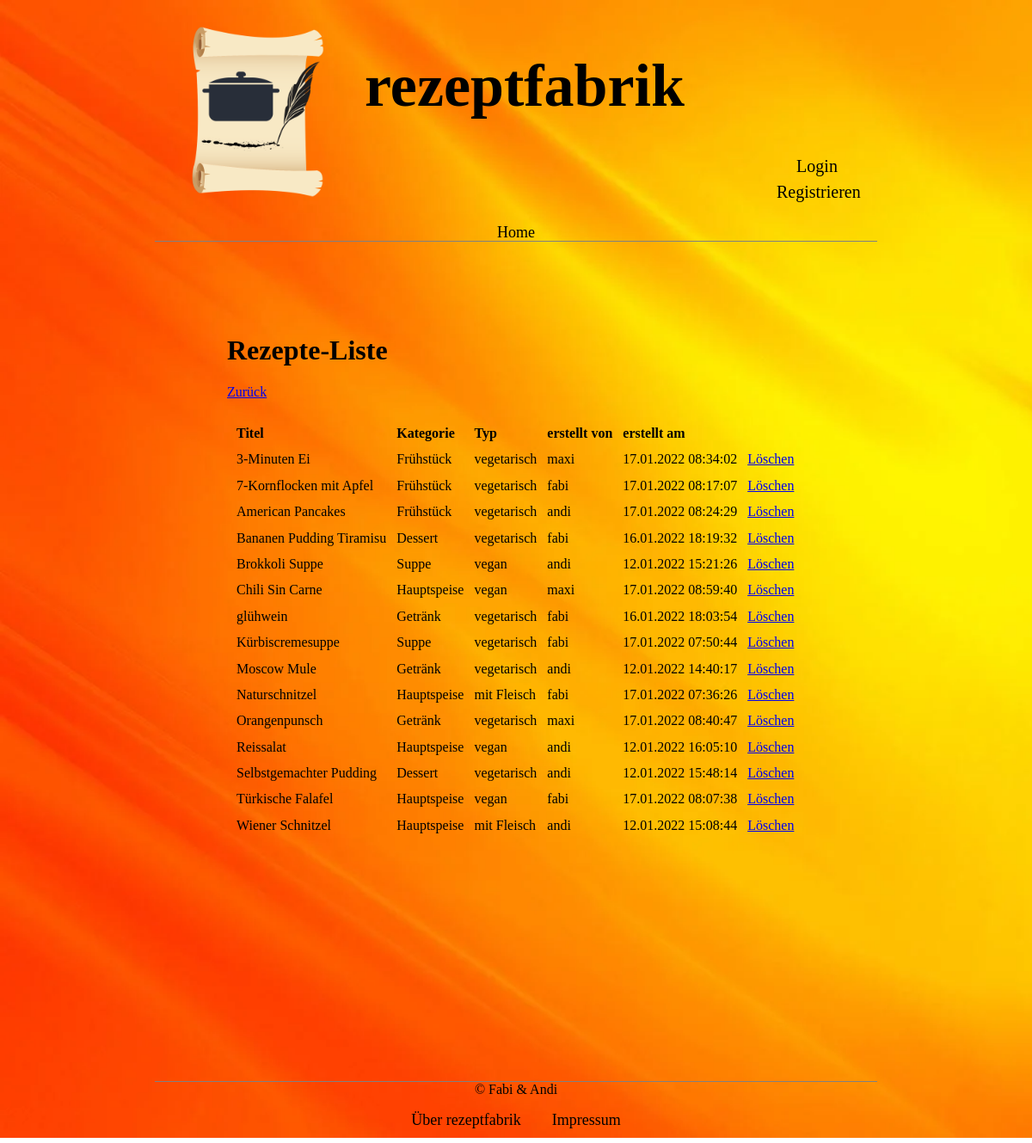
The page /admin.recipes.php on the database its author committed.
### tables this page shows
CREATE TABLE recipe
(
    id             INTEGER AUTO_INCREMENT,
    title          VARCHAR(30) NOT NULL,
    content        TEXT        NOT NULL,
    slug           VARCHAR(50) NOT NULL,
    user_id        INTEGER     NOT NULL,
    category_id    INTEGER     NOT NULL,
    type_id        INTEGER     NOT NULL,
    photo_url      TEXT,
    published_date DATETIME    NOT NULL,
    rating_count   INTEGER     NOT NULL,
    rating         FLOAT       NOT NULL,
    PRIMARY KEY (id),
    UNIQUE (title),
    UNIQUE (slug)
);

CREATE TABLE category
(
    id   INTEGER NOT NULL AUTO_INCREMENT,
    name VARCHAR(30),
    PRIMARY KEY (id)
);

CREATE TABLE type
(
    id   INTEGER NOT NULL AUTO_INCREMENT,
    name VARCHAR(30),
    PRIMARY KEY (id)
);

CREATE TABLE user
(
    id        INTEGER AUTO_INCREMENT,
    firstname VARCHAR(30)  NOT NULL,
    lastname  VARCHAR(30)  NOT NULL,
    user_name VARCHAR(30)  NOT NULL,
    email     VARCHAR(255) NOT NULL,
    password  TEXT         NOT NULL,
    PRIMARY KEY (id),
    UNIQUE KEY (user_name),
    UNIQUE KEY (email)
);

### inc/maininclude.php (called while the page is built, shortened)
<?php
require_once __DIR__ . '/../db/connection.php';
require_once __DIR__ . '/../manager/usermanager.php';
require_once __DIR__ . '/../manager/recipemanager.php';
require_once __DIR__ . '/../manager/measuringunitmanager.php';
require_once __DIR__ . '/../manager/categorymanager.php';
require_once __DIR__ . '/../manager/typemanager.php';
require_once __DIR__ . '/../manager/recipeingredientmanager.php';
$userManager = new UserManager($connection);
$ingredientManager = new IngredientManager($connection);
$measuringUnitManager = new MeasuringUnitManager($connection);
$recipeIngredientManager = new RecipeIngredientManager($connection);
$categoryManager = new CategoryManager($connection);
$typeManager = new TypeManager($connection);
$ratingManager = new RatingManager($connection);
$recipeManager = new RecipeManager($connection, $ingredientManager, $measuringUnitManager,
    $recipeIngredientManager, $userManager, $categoryManager, $typeManager, $ratingManager);

### manager/recipemanager.php (called while the page is built, shortened)
<?php
require_once __DIR__ . '/../inc/maininclude.php';
require_once __DIR__ . '/../model/category.php';
require_once __DIR__ . '/../model/recipe.php';
class RecipeManager
{
    private PDO $connection;
    private UserManager $userManager;
    private CategoryManager $categoryManager;
    private TypeManager $typeManager;
    public function __construct(PDO                     $connection,
                                IngredientManager       $ingredientManager,
                                MeasuringUnitManager    $measuringUnitManager,
                                RecipeIngredientManager $recipeIngredientManager,
                                UserManager             $userManager,
                                CategoryManager         $categoryManager,
                                TypeManager             $typeManager,
                                RatingManager           $ratingManager)
    {
        $this->connection = $connection;
        $this->userManager = $userManager;
        $this->categoryManager = $categoryManager;
        $this->typeManager = $typeManager;
    }
    function getRecipe(int $id): Recipe|bool
    {
        $result = $this->connection->query("
            SELECT r.id AS recipe_id, r.title, r.content, r.slug, r.user_id, r.photo_url, r.published_date,
                   r.rating, t.id AS type_id, t.name AS type_name, c.id AS category_id, c.name AS category_name,
                   rhihuom.amount AS amount, i.id AS ingredient_id, i.name AS ingredient_name, uom.id AS uom_id,
                   uom.name AS uom_name
            FROM recipe r
            INNER JOIN type t ON r.type_id = t.id
            INNER JOIN category c ON r.category_id = c.id
            INNER JOIN recipe_has_ingredient_has_unit_of_measurement rhihuom ON r.id = rhihuom.recipe_id
            INNER JOIN ingredient i ON rhihuom.ingredient_id = i.id
            INNER JOIN unit_of_measurement uom ON rhihuom.unit_of_measurement_id = uom.id
            WHERE r.id='$id'");
        $recipe_ingredients = [];
        if ($row = $result->fetch()) {
            $user = $this->userManager->getUserById($row['user_id']);
            $category = $this->categoryManager->getCategoryById($row['category_id']);
            $type = $this->typeManager->getTypeById($row['type_id']);
            $published_date = (DateTime::createFromFormat('Y-m-d H:i:s', $row['published_date']));
            $recipe = new Recipe(
                $row['recipe_id'], $row['title'], $row['content'], $row['slug'], $user, $category, $type,
                $row['photo_url'], $published_date, $row['rating'], $recipe_ingredients);
            do {
                $recipe_ingredients [] =
                    new Recipe_Ingredient($row['ingredient_name'], $row['uom_name'], $row['amount']);
            } while ($row = $result->fetch());
            $recipe->setRecipeIngredients($recipe_ingredients);
            return $recipe;
        }
        return false;
    }
    function getAllRecipes(): array
    {
        $recipes = [];
        $result = $this->connection->query('SELECT id FROM recipe');
        while ($row = $result->fetch()) {
            $recipes[] = $this->getRecipe($row['id']);
        }
        return $recipes;
    }
}

### manager/usermanager.php (called while the page is built, shortened)
<?php
require_once __DIR__ . '/../model/user.php';
class UserManager
{
    private PDO $conn;
    public function __construct(PDO $conn)
    {
        $this->conn = $conn;
    }
    function getUserById(int $id): User|bool
    {
        $ps = $this->conn->prepare('SELECT * FROM user WHERE id = :id');
        $ps->bindValue('id', $id);
        $ps->execute();
        if ($row = $ps->fetch()) {
            return new User($row['id'], $row['firstname'], $row['lastname'], $row['user_name'], $row['email'], $row['password']);
        }
        return false;
    }
}

### manager/categorymanager.php (called while the page is built, shortened)
<?php
require_once __DIR__ . '/../model/category.php';
class CategoryManager
{
    private PDO $conn;
    public function __construct(PDO $conn)
    {
        $this->conn = $conn;
    }
    function getCategoryById(int $id): Category
    {
        $result = $this->conn->query("SELECT * FROM category WHERE id='$id'");
        if ($row = $result->fetch()) {
            $category = new Category($row['id'], $row['name']);
        }
        return $category;
    }
}

### manager/typemanager.php (called while the page is built, shortened)
<?php
require_once __DIR__ . '/../model/type.php';
class TypeManager
{
    private PDO $conn;
    public function __construct(PDO $conn)
    {
        $this->conn = $conn;
    }
    function getTypeById($id): Type
    {
        $result = $this->conn->query("SELECT * FROM type WHERE id='$id'");
        if ($row = $result->fetch()) {
            $type = new Type($row['id'], $row['name']);
        }
        return $type;
    }
}

### model/recipe.php (called while the page is built, shortened)
<?php
class Recipe
{
    public int $id;
    public string $title;
    public User $user;
    public Category $category;
    public Type $type;
    public DateTime $published_date;
    public function __construct(int   $id, string $title, string $content, string $slug, User $user, Category $category,
                                Type  $type, string $photo_url, DateTime $published_date, int $rating,
                                array $recipe_ingredients)
    {
        $this->id = $id;
        $this->title = $title;
        $this->user = $user;
        $this->category = $category;
        $this->type = $type;
        $this->published_date = $published_date;
    }
    public function getId(): int
    {
        return $this->id;
    }
    public function getTitle(): string
    {
        return $this->title;
    }
    public function getUser(): User
    {
        return $this->user;
    }
    public function getCategory(): Category
    {
        return $this->category;
    }
    public function getType(): Type
    {
        return $this->type;
    }
    public function getPublishedDate(): DateTime
    {
        return $this->published_date;
    }
}

### model/category.php (called while the page is built, shortened)
<?php
class Category
{
    public string $name;
    public function __construct(int $id, string $name)
    {
        $this->name = $name;
    }
    public function getName(): string
    {
        return $this->name;
    }
}

### model/type.php (called while the page is built, shortened)
<?php
class Type
{
    public string $name;
    public function __construct(int $id, string $name)
    {
        $this->name = $name;
    }
    public function getName(): string
    {
        return $this->name;
    }
}

### model/user.php (called while the page is built, shortened)
<?php
class User
{
    public string $user_name;
    public function __construct(int $id, string $firstname, string $lastname, string $user_name, string $email, string $password)
    {
        $this->user_name = $user_name;
    }
    public function getUserName(): string
    {
        return $this->user_name;
    }
}

### admin.recipes.php (the view, shortened to what this page needs)
<?php
require_once 'inc/maininclude.php';
?>
<!DOCTYPE HTML>
<html lang="de">
<head>
    <link rel="stylesheet" href="css/style.css"/>
</head>
<body>
<div class="body">
    <header>
        <?php
        include "inc/header.php";
        include "inc/navbar.php";
        ?>
    </header>
    <div class="content">
        <h1>Rezepte-Liste</h1>
        <a href="admin.index.php">Zurück</a>
        <br/><br/>
        <?php
        $recipes = $recipeManager->getAllRecipes();
        if (count($recipes) == 0) {
            echo '<p> Noch keine Rezepte vorhanden. </p>';
        } else {
            echo " <table class='admin_table'>
                    <tr>
                        <th>Titel</th>
                        <th>Kategorie</th>
                        <th>Typ</th>
                        <th>erstellt von</th>
                        <th>erstellt am</th>
                    </tr>";
        }
        foreach ($recipes as $recipe) {
            $recipe_id = $recipe->getId();
            echo "  <tr>
                        <td class='admin_table'> " . $recipe->getTitle() . " </td>
                        <td class='admin_table'> " . $recipe->getCategory()->getName() . " </td>
                        <td class='admin_table'> " . $recipe->getType()->getName() . " </td>
                        <td class='admin_table'> " . $recipe->getUser()->getUserName() . " </td>
                        <td class='admin_table'> " . $recipe->getPublishedDate()->format('d.m.Y H:i:s') . " </td>
                        <td class='admin_table'><a href='recipe.delete.php?id=$recipe_id'>Löschen</a> </td>
                   </tr>";
        }
        echo "</table>
    </div>";
        include "inc/footer.php";
        ?>
    </div>
</body>
</html>

### css/style.css (style rules this page uses)
* { font-family: Verdana, Tahoma, Arial sans-serif; }
.body { font-size: 16px; max-width: 1200px; margin: 0 auto; width: 70%; min-height: 1200px; max-height: 6000px; background-image: url(../img/background.jpeg); background-size: cover; padding-left: 15%; padding-right: 15%; padding-bottom: 10px; }
header { border-bottom: 1px solid grey; margin-bottom: 8px; width: 100%; height: 280px; display: inline-block; text-align: center; }
.content { width: 80%; min-height: 850px; max-height: 3500px; margin-top: 100px; padding-left: 10%; padding-right: 10%; padding-bottom: 10px; }
.admin_table { text-align: left; border-spacing: 10px; }

### rows shown on the page
recipe: title "3-Minuten Ei"
category: name "Frühstück"
type: name "vegetarisch"
user: user_name "maxi"
recipe: title "7-Kornflocken mit Apfel"
user: user_name "fabi"
recipe: title "American Pancakes"
user: user_name "andi"
recipe: title "Bananen Pudding Tiramisu"
category: name "Dessert"
recipe: title "Brokkoli Suppe"
category: name "Suppe"
type: name "vegan"
recipe: title "Chili Sin Carne"
category: name "Hauptspeise"
recipe: title "glühwein"
category: name "Getränk"
recipe: title "Kürbiscremesuppe"
recipe: title "Moscow Mule"
recipe: title "Naturschnitzel"
type: name "mit Fleisch"
recipe: title "Orangenpunsch"
recipe: title "Reissalat"
recipe: title "Selbstgemachter Pudding"
recipe: title "Türkische Falafel"
recipe: title "Wiener Schnitzel"

### other values the page prints
$recipe->getPublishedDate()->format('d.m.Y H:i:s') "17.01.2022 08:34:02"
$recipe->getPublishedDate()->format('d.m.Y H:i:s') "17.01.2022 08:17:07"
$recipe->getPublishedDate()->format('d.m.Y H:i:s') "17.01.2022 08:24:29"
$recipe->getPublishedDate()->format('d.m.Y H:i:s') "16.01.2022 18:19:32"
$recipe->getPublishedDate()->format('d.m.Y H:i:s') "12.01.2022 15:21:26"
$recipe->getPublishedDate()->format('d.m.Y H:i:s') "17.01.2022 08:59:40"
$recipe->getPublishedDate()->format('d.m.Y H:i:s') "16.01.2022 18:03:54"
$recipe->getPublishedDate()->format('d.m.Y H:i:s') "17.01.2022 07:50:44"
$recipe->getPublishedDate()->format('d.m.Y H:i:s') "12.01.2022 14:40:17"
$recipe->getPublishedDate()->format('d.m.Y H:i:s') "17.01.2022 07:36:26"
$recipe->getPublishedDate()->format('d.m.Y H:i:s') "17.01.2022 08:40:47"
$recipe->getPublishedDate()->format('d.m.Y H:i:s') "12.01.2022 16:05:10"
$recipe->getPublishedDate()->format('d.m.Y H:i:s') "12.01.2022 15:48:14"
$recipe->getPublishedDate()->format('d.m.Y H:i:s') "17.01.2022 08:07:38"
$recipe->getPublishedDate()->format('d.m.Y H:i:s') "12.01.2022 15:08:44"
